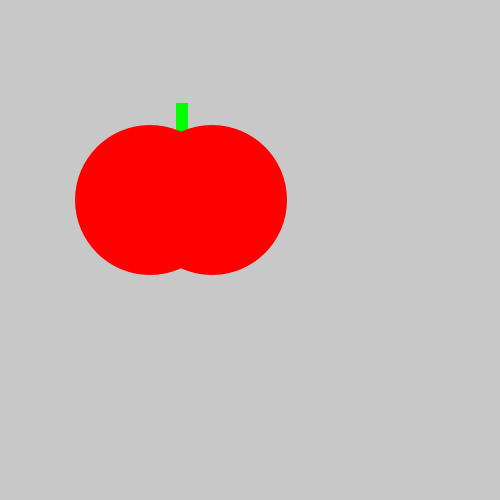
Frame 1 (no input)
Frame 60 (the mouse pressed at the canvas centre just before this capture): identical to frame 1, image omitted
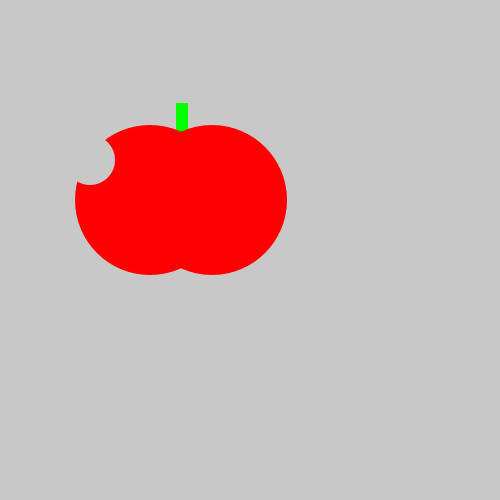
Frame 120 (the mouse held since frame 60 and released just before this capture)

The Processing sketch that drew these frames (run headless with seeded random() and noise(); from frame 60 on, the mouse is pressed at the canvas centre):

// Processing sketch: tasty_tomato
// ── tasty_tomato.pde
void setup() {
    size(500, 500);
}
void draw() {
    background(200, 200, 200);
    noStroke();
     fill(0, 255, 0);
    
    rect(176, 103, 12, 32);
    fill(255, 0, 0);
    ellipse(150, 200, 150, 150);
    ellipse(212, 200, 150, 150);
    if(mousePressed){

    fill(200, 200, 200);
    ellipse(90, 160, 50, 50);
    }
}
